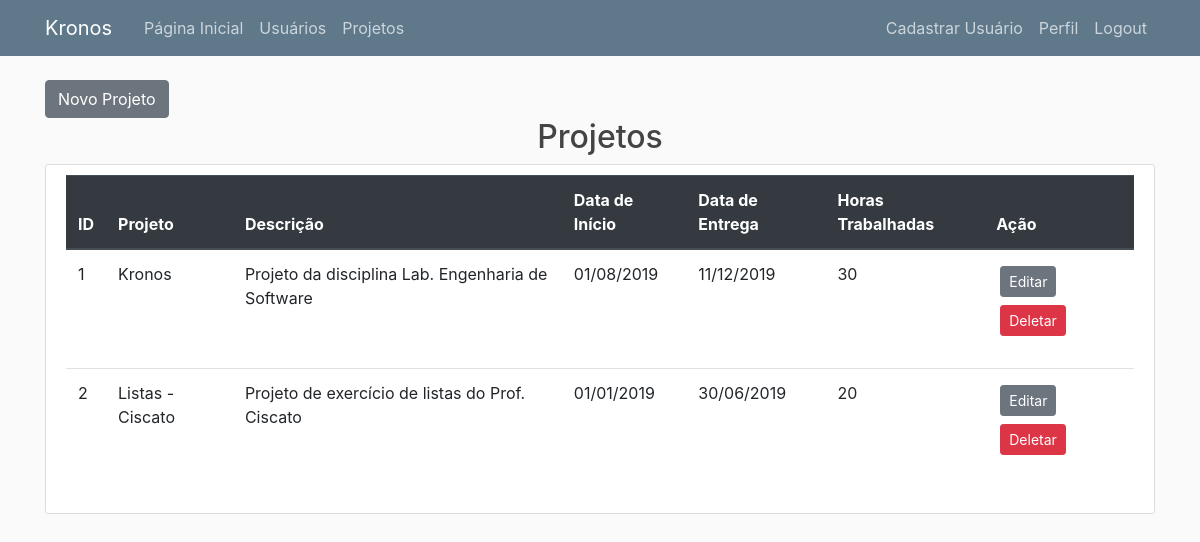
Before: /projetos (signed in) with the older database file.
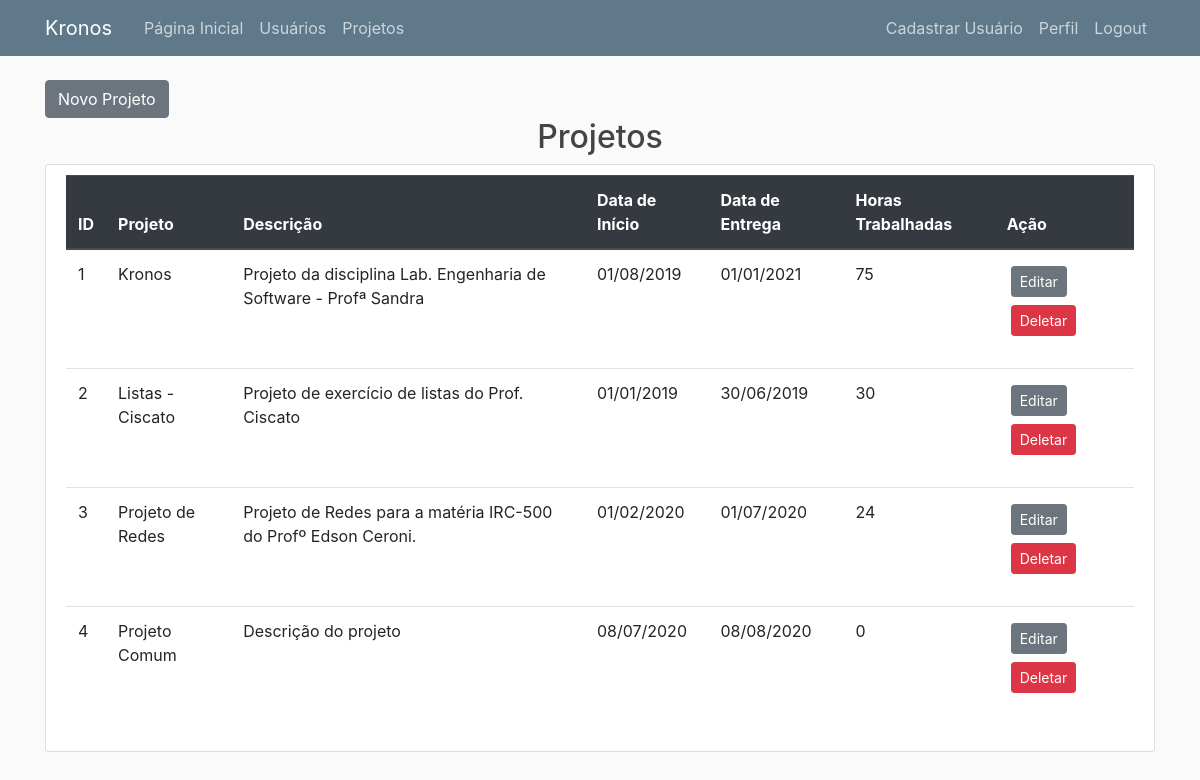
After: the same page with the newer database file.
### kronos/models.py (models this page shows, shortened)
class Projeto(db.Model):
    __tablename__ = 'projetos'
    id = db.Column(db.Integer, primary_key=True)
    nome = db.Column(db.String(50), nullable=False)
    descricao = db.Column(db.Text)
    data_inicio = db.Column(Data, nullable=False, default=datetime.utcnow)
    data_entrega = db.Column(Data, nullable=False)
    total_horas = db.Column(db.Integer, nullable=False, default=0)
    registros = db.relationship('RegistroHoras', backref='projeto', lazy=True)

### kronos/routes.py (the view)
@app.route('/projetos')
@login_required
def projetos():
    projetos = Projeto.query.all()
    return render_template('projetos.html', titulo='Projetos', projetos=projetos)

### kronos/models.py (called while the page is built)
@login_manager.user_loader
def load_user(usuario_id):
    return Usuario.query.get(int(usuario_id))

### kronos/templates/projetos.html
{% extends "base.html" %}
{% block content %}
<a class="btn btn-secondary" href="{{ url_for('novo_projeto')}}">Novo Projeto</a>
<h2 style="text-align:center">Projetos</h2>
<div class="content-section">
        <table class="table">
        <thead class="thead-dark">
                <tr>
                <th>ID</th>
                <th>Projeto</th>
                <th>Descrição</th>
                <th>Data de Início</th>
                <th>Data de Entrega</th>
                <th>Horas Trabalhadas</th>
                <th>Ação</th>
                </tr>
        </thead>
        <tbody>
                {% for projeto in projetos %}
                <tr>
                        <td>{{ projeto.id }}</td>
                        <td>{{ projeto.nome }}</td>
                        <td>{{ projeto.descricao }}</td>
                        <td>{{ projeto.data_inicio.strftime('%d/%m/%Y') }}</td>
                        <td>{{ projeto.data_entrega.strftime('%d/%m/%Y') }}</td>
                        <td>{{ projeto.total_horas }}</td>
                        <td>
                                <p><a class="btn btn-secondary btn-sm m-1" href="{{ url_for('editar_projeto', projeto_id=projeto.id) }}">Editar</a>
                                <a class="btn btn-danger btn-sm m-1" href="{{ url_for('deletar_projeto', projeto_id=projeto.id) }}">Deletar</a></p>
                        </td>
                </tr>
                {% endfor %}
        </tbody>
        </table>
{% endblock content %}

### kronos/templates/base.html (shortened to what this page needs)
<!DOCTYPE html>
<html>
  <head>
    <link rel="stylesheet" href="https://stackpath.bootstrapcdn.com/bootstrap/4.4.1/css/bootstrap.min.css">
    <link rel="stylesheet" type="text/css" href="{{ url_for('static', filename='main.css') }}">
    </head>
  <body>
    <header class="site-header">
      <nav class="navbar navbar-expand-md navbar-dark bg-steel fixed-top">
        <div class="container">
          <a class="navbar-brand mr-4" href="/">Kronos</a>
          <div class="collapse navbar-collapse" id="navbarToggle">
            <div class="navbar-nav mr-auto">
              {% if current_user.admin %}
                <a class="nav-item nav-link" href="{{ url_for('userpage') }}">Página Inicial</a>
                <a class="nav-item nav-link" href="{{ url_for('usuarios') }}">Usuários</a>
                <a class="nav-item nav-link" href="{{ url_for('projetos') }}">Projetos</a>
              {% endif %}
            </div>
            <div class="navbar-nav">
              {% if current_user.admin %}
                <a class="nav-item nav-link" href="{{ url_for('registrar') }}">Cadastrar Usuário</a>
                <a class="nav-item nav-link" href="{{ url_for('perfil') }}">Perfil</a>
                <a class="nav-item nav-link" href="{{ url_for('logout') }}">Logout</a>
              {% endif %}
            </div>
          </div>
        </div>
      </nav>
    </header>
    <main role="main" class="container">
      <div class="row">
        <div class="col">
          {% block content %}{% endblock content %}
        </div>
      </div>
    </main>
  </body>
</html>

### kronos/static/main.css (style rules this page uses)
body { background: #fafafa; color: #333333; margin-top: 5rem; }
h1, h2, h3, h4, h5, h6 { color: #444444; }
.bg-steel { background-color: #5f788a; }
.site-header .navbar-nav .nav-link { color: #cbd5db; }
.content-section { background: #ffffff; padding: 10px 20px; border: 1px solid #dddddd; border-radius: 3px; margin-bottom: 20px; }

Changed rows visible on the page:
changed Projeto "Kronos": descricao "Projeto da disciplina Lab. Engenharia de Software" → "Projeto da disciplina Lab. Engenharia de Software - Profª Sandra"; data_entrega "11/12/2019" → "01/01/2021"; total_horas "30" → "75"
changed Projeto "Listas - Ciscato": total_horas "20" → "30"
added Projeto: id "3", nome "Projeto de Redes", descricao "Projeto de Redes para a matéria IRC-500 do Profº Edson Ceroni.", data_inicio "01/02/2020", data_entrega "01/07/2020", total_horas "24"
added Projeto: id "4", nome "Projeto Comum", descricao "Descrição do projeto", data_inicio "08/07/2020", data_entrega "08/08/2020", total_horas "0"
